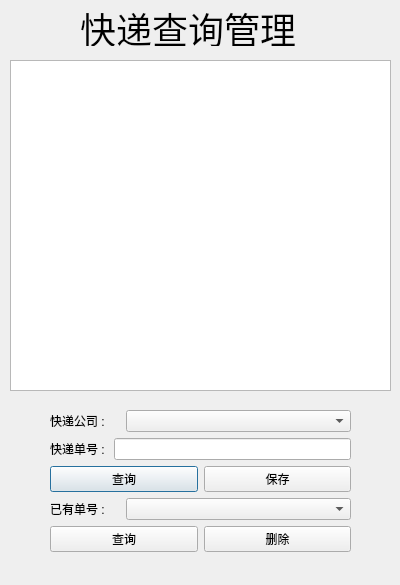
<?xml version="1.0" encoding="UTF-8"?>
<ui version="4.0">
 <class>ordersDialog</class>
 <widget class="QDialog" name="ordersDialog">
  <property name="geometry">
   <rect>
    <x>0</x>
    <y>0</y>
    <width>400</width>
    <height>585</height>
   </rect>
  </property>
  <property name="windowTitle">
   <string>Dialog</string>
  </property>
  <widget class="QLabel" name="label">
   <property name="geometry">
    <rect>
     <x>80</x>
     <y>10</y>
     <width>216</width>
     <height>36</height>
    </rect>
   </property>
   <property name="font">
    <font>
     <pointsize>27</pointsize>
    </font>
   </property>
   <property name="text">
    <string>快递查询管理</string>
   </property>
  </widget>
  <widget class="QTableView" name="tableView">
   <property name="geometry">
    <rect>
     <x>10</x>
     <y>60</y>
     <width>381</width>
     <height>331</height>
    </rect>
   </property>
   <property name="font">
    <font>
     <pointsize>9</pointsize>
    </font>
   </property>
  </widget>
  <widget class="QWidget" name="">
   <property name="geometry">
    <rect>
     <x>50</x>
     <y>410</y>
     <width>301</width>
     <height>142</height>
    </rect>
   </property>
   <layout class="QVBoxLayout" name="verticalLayout">
    <item>
     <layout class="QHBoxLayout" name="horizontalLayout">
      <item>
       <widget class="QLabel" name="label_3">
        <property name="text">
         <string>快递公司 : </string>
        </property>
       </widget>
      </item>
      <item>
       <widget class="QComboBox" name="comboBox">
        <property name="minimumSize">
         <size>
          <width>225</width>
          <height>0</height>
         </size>
        </property>
       </widget>
      </item>
     </layout>
    </item>
    <item>
     <layout class="QHBoxLayout" name="horizontalLayout_2">
      <item>
       <widget class="QLabel" name="label_2">
        <property name="text">
         <string>快递单号 : </string>
        </property>
       </widget>
      </item>
      <item>
       <widget class="QLineEdit" name="lineEdit"/>
      </item>
     </layout>
    </item>
    <item>
     <layout class="QHBoxLayout" name="horizontalLayout_3">
      <item>
       <widget class="QPushButton" name="pushButton">
        <property name="text">
         <string>查询</string>
        </property>
       </widget>
      </item>
      <item>
       <widget class="QPushButton" name="pushButton_3">
        <property name="text">
         <string>保存</string>
        </property>
       </widget>
      </item>
     </layout>
    </item>
    <item>
     <layout class="QHBoxLayout" name="horizontalLayout_4">
      <item>
       <widget class="QLabel" name="label_4">
        <property name="text">
         <string>已有单号 : </string>
        </property>
       </widget>
      </item>
      <item>
       <widget class="QComboBox" name="comboBox_2">
        <property name="minimumSize">
         <size>
          <width>225</width>
          <height>0</height>
         </size>
        </property>
       </widget>
      </item>
     </layout>
    </item>
    <item>
     <layout class="QHBoxLayout" name="horizontalLayout_5">
      <item>
       <widget class="QPushButton" name="pushButton_2">
        <property name="text">
         <string>查询</string>
        </property>
       </widget>
      </item>
      <item>
       <widget class="QPushButton" name="pushButton_4">
        <property name="text">
         <string>删除</string>
        </property>
       </widget>
      </item>
     </layout>
    </item>
   </layout>
  </widget>
 </widget>
 <resources/>
 <connections/>
</ui>
